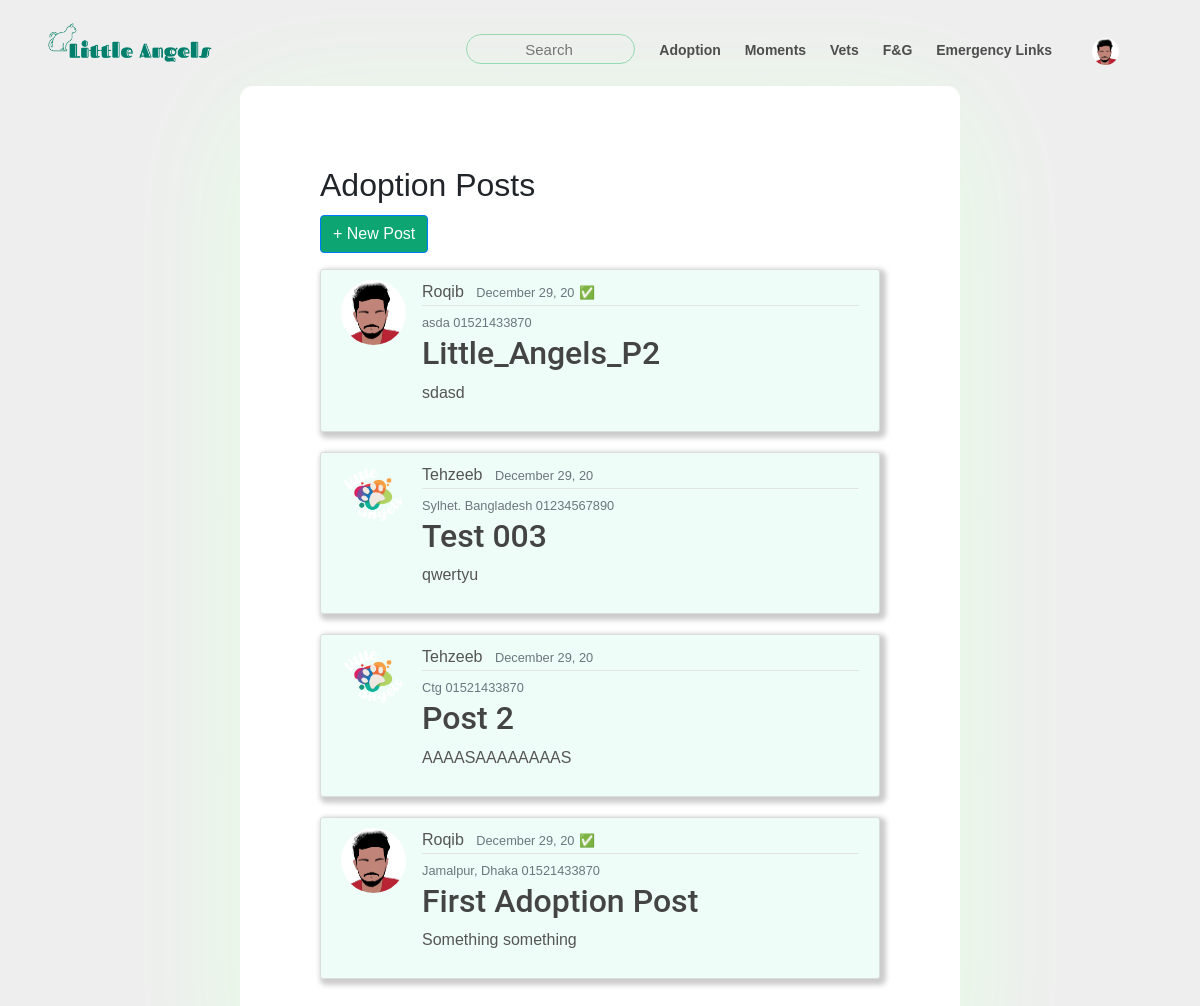
Screenshot of /adoption/ (signed in) with the database file from the repository.
### users/models.py (models this page shows, shortened)
class Profile(models.Model):
    user = models.OneToOneField(User, on_delete=models.CASCADE)
    image = models.ImageField(default='default.png',  upload_to= 'profile_pics')

### adoption/models.py (models this page shows, shortened)
class AdoptionPost(models.Model):
    title = models.CharField(max_length=30)
    author = models.ForeignKey(User, on_delete=models.CASCADE)
    content = models.TextField();
    date = models.DateTimeField(default=timezone.now)
    location = models.CharField(max_length=50)
    approved = models.BooleanField(default=False)
    contact = models.CharField(max_length=11)
    isAdopted = models.BooleanField(default=False)
    image = models.ImageField( blank=True, null=True, upload_to= 'adoption_pics')

### adoption/views.py (the view)
# urls.py: path('', PostListView.as_view(), name='adoption'),
class PostListView(LoginRequiredMixin, ListView):
    model = AdoptionPost
    template_name = 'adoption/adoption.html'
    context_object_name = 'posts'
    ordering = ['-date']
    paginate_by = 5
    def get_queryset(self):
        p = AdoptionPost.objects.filter(approved=True)
        return p.order_by('-date')

### adoption/templates/adoption/adoption.html (shortened to what this page needs)
{% extends 'home/base.html' %}
{% block content %}
<div class="boss">
    <div class="blog-post">
    <div>
        <h2>Adoption Posts<h2>
        <div class="form-group">
            <a href="{% url 'adoption_post_create' %}">
                <button class="btn btn-outline-primary" type="submit" style="background-color:rgb(13, 165, 114); outline-style:none; color:white">+ New Post</button>
            </a>
        </div>
    </div>
            {% for p in posts %}
        <article class="media content-section">
            <img class="rounded-circle article-img" src="{{p.author.profile.image.url}}" alt="">
            <div class="media-body">
            <div class="article-metadata">
                <a class="mr-2" href="{% url 'adoption_user_posts' p.author.username %}">{{ p.author }}</a>
                <small class="text-muted">{{ p.date| date:"F d, y"}}</small>
                {% if p.isAdopted == True %}
                    <small class="text-muted">✅</small>
                {% endif %}
            </div>
            <div>
                <small class="text-muted">{{p.location }} </small>
                <small class="text-muted">  {{p.contact}}</small>
            </div>
            <h2><a class="article-title" href="{% url 'adoption_post_detail' p.id %}">{{ p.title }}</a></h2>
            <p class="article-content">{{ p.content }}</p>
            </div>
        </article>
    {%endfor %}
        </div>
    </div>
{% endblock content %}

### home/templates/home/base.html (shortened to what this page needs)
{% load static %}
<!DOCTYPE html>
<html lang="en">
<head>
    <link rel="stylesheet" href="https://maxcdn.bootstrapcdn.com/bootstrap/4.0.0/css/bootstrap.min.css">
    <link rel="stylesheet" href="https://stackpath.bootstrapcdn.com/font-awesome/4.7.0/css/font-awesome.min.css">
    <link rel="stylesheet" href="https://cdnjs.cloudflare.com/ajax/libs/OwlCarousel2/2.3.4/assets/owl.carousel.min.css">
    <link rel="stylesheet" type="text/css" href="{% static 'home/main.css' %}">
    <link rel="stylesheet" type="text/css" href="{% static 'home/style-details.css' %}">
</head>
<body>
    <div class="container">
        <div class="navbar">
            <div class="logo">
                <a href="{% url 'home' %}"><img src="{% static 'home/images/logo.png' %}" padding-top="10" width="170px"></a>
            </div>
            <nav>
                <ul id="MenuItems">
                    <li><input type="search" autocomplete="off" id="search" placeholder="Search"></li>
                    <li class="underline"><a style="color: rgb(77, 77, 77); text-decoration: none;" href="{% url 'adoption' %}">Adoption</a>
                    </li>
                    <li class="underline"><a style="color: rgb(77, 77, 77); text-decoration: none;" href="{% url 'feed' %}">Moments</a></li>
                    <li class="underline"><a style="color: rgb(77, 77, 77); text-decoration: none;" href="">Vets</a></li>
                    <li class="underline"><a style="color: rgb(77, 77, 77); text-decoration: none;" href="#">F&G</a></li>
                    <li class="underline"><a style="color: rgb(77, 77, 77); text-decoration: none;" href="#">Emergency Links</a></li>
                    {% if user.is_authenticated %}
                            <li class="underline">
                                <a class="nav-item nav-link mt-1" style="color: lightgray" title="Profile" href="{% url 'profile' %}">
                                    <img  width="27" height="27" style="border-radius:50%"  src="{{user.profile.image.url}}" alt="">
                                </a>
                            </li>
                    {% else %}
                    <li>
                        <a class="btnn" href="{% url 'login' %}">Login</a>
                      </li>
                {% endif %}
                </ul>
            </nav>
        </div>
    </div>
    {% block content %} {% endblock %}
</body>
</html>

### home/static/home/main.css (style rules this page uses)
.content-section { background: #effdf9; padding: 10px 20px; border: 1px solid #dddddd; border-radius: 3px; margin-bottom: 20px; position: relative; margin-left: auto; margin-right: auto; box-shadow: 3px 3px 5px 3px #ccc;; }
.article-title { color: #444444; font-family: Roboto; }
.article-content { white-space: pre-line; }
.article-img { height: 65px; width: 65px; margin-right: 16px; }
.article-metadata { padding-bottom: 1px; margin-bottom: 4px; border-bottom: 1px solid #e3e3e3 }

### home/static/home/style-details.css (style rules this page uses)
* { margin: 0; padding: 0; box-sizing: border-box; }
body { font-family: Helvetica, sans-serif; width: 100%; height: 100vh; background-color: #eee; }
.navbar { display: flex; align-items: center; padding: 20px; }
nav { flex: 1; text-align: right; font-size: 14px; }
nav ul { display: inline-block; list-style-type: none; }
nav ul li { display: inline-block; margin-right: 20px; font-weight: bold; position: relative; }
a { text-decoration: none; color: #555; }
p { color: #555; }
.container { max-width: 1400px; margin: auto; padding-left: 25px; padding-right: 25px; }
#search { width: 100%; height: 30px; border-radius: 20px; background: rgba(0, 0, 0, 0); border-color: #94d9b0; border-width: 1px; border-style: solid; outline: none; text-align: center; font-family: Helvetica; font-size: 15px; font-weight: 500; }
.blog-post { width: 60%; max-width: 98rem; padding: 5rem; background-color: #fff; box-shadow: 0 1.4rem 8rem #e5ffe5; display: block; align-items: center; justify-content: center; border-radius: 0.8rem; margin-left: auto; margin-right: auto; margin-bottom: 15px; height: auto; }
.boss { padding-bottom: 0.1px; }

### rows the page displays
AdoptionPost: author.profile.image (picture), author "Roqib", date "December 29, 20", location "asda", contact "01521433870", title "Little_Angels_P2", content "sdasd"
AdoptionPost: author.profile.image (picture), author "Tehzeeb", date "December 29, 20", location "Sylhet. Bangladesh", contact "01234567890", title "Test 003", content "qwertyu"
AdoptionPost: author.profile.image (picture), author "Tehzeeb", date "December 29, 20", location "Ctg", contact "01521433870", title "Post 2", content "AAAASAAAAAAAAS"
AdoptionPost: author.profile.image (picture), author "Roqib", date "December 29, 20", location "Jamalpur, Dhaka", contact "01521433870", title "First Adoption Post", content "Something something"
